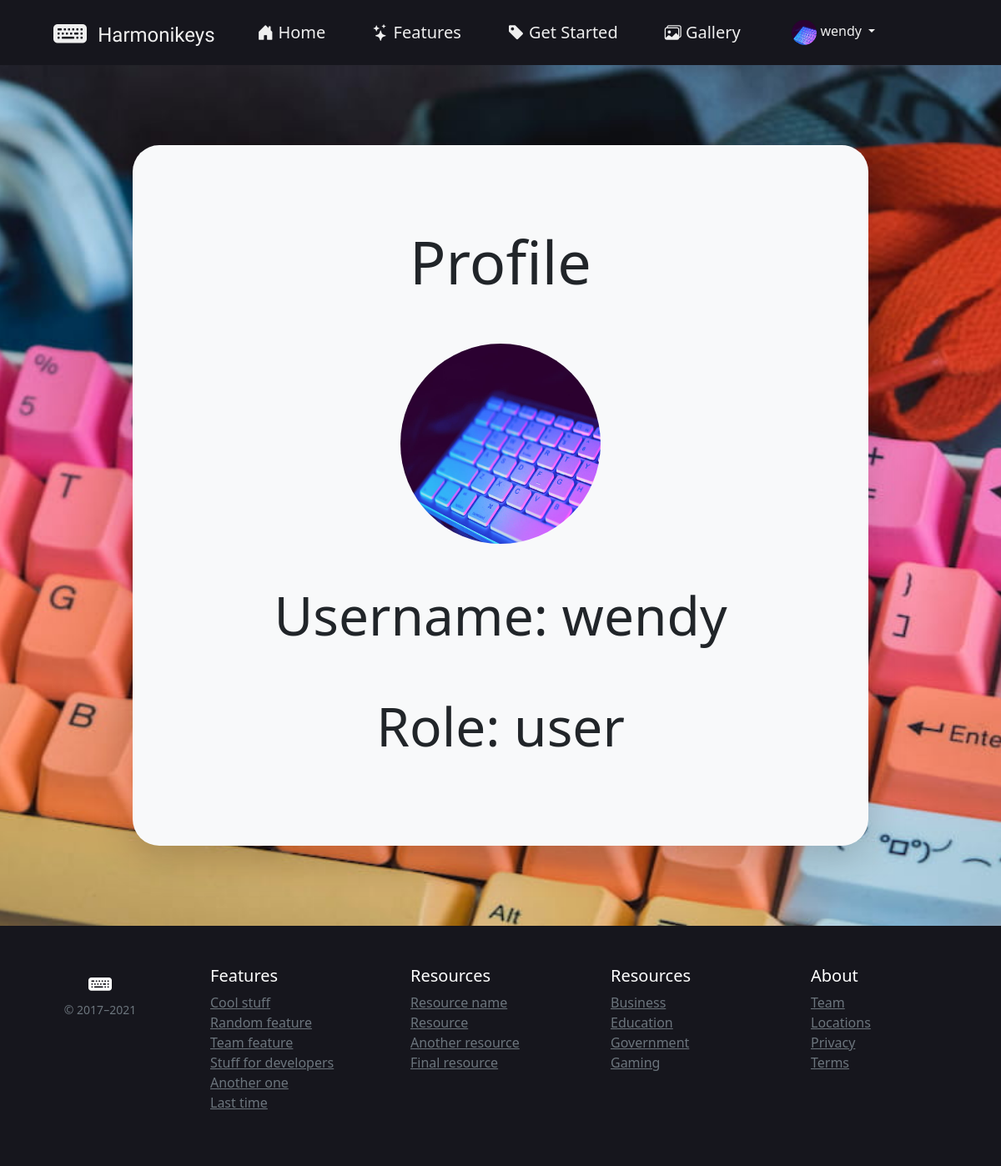
Screenshot of /pages/profile.php (signed in) with the database file from the repository.
### tables this page shows
CREATE TABLE `tb_users` (
  `id` int(11) NOT NULL,
  `username` varchar(100) NOT NULL,
  `userpass` varchar(255) NOT NULL,
  `userimg` varchar(100) DEFAULT 'default_user_img.png',
  `userrole` varchar(50) NOT NULL DEFAULT 'user'
);

### helpers/functions.php (called while the page is built, shortened)
<?php
$conn = new mysqli("localhost", "root", "", "db_finalproject");
function query($query) {
  global $conn;
  $result = $conn->query($query);
  $rows = [];
  while ($row = mysqli_fetch_assoc($result)){
    $rows[] = $row;
  }
  return $rows;
}
?>

### pages/profile.php (the view, shortened to what this page needs)
<?php
require "../helpers/functions.php";
if (isset($_SESSION["username"])) {
  $ses_username = $_SESSION["username"];
  $ses_data = query("SELECT * FROM tb_users WHERE username = '$ses_username'")[0];
}
?>
<!doctype html>
<html lang="en">
<head>
  <link href="https://cdn.jsdelivr.net/npm/bootstrap@5.0.1/dist/css/bootstrap.min.css" rel="stylesheet"
>
  <link rel="stylesheet" href="https://cdn.jsdelivr.net/npm/bootstrap-icons@1.5.0/font/bootstrap-icons.css">
  <link rel="stylesheet" href="style.css">
</head>
<body class="min-vh-100">
  <header class="site-header sticky-top px-5" style="background-color: #16161d;">
    <div class="navbar navbar-expand-lg p-1">
      <div class="container d-flex flex-column flex-md-row">
        <div class="row w-100">
          <a href="index.php" class="navbar-brand d-none d-lg-inline-block col-2">
            <i class="bi bi-keyboard-fill fs-1 d-inline-block"></i>
            <span class="d-inline-block fs-4 p-0 ps-2 position-relative"
              style="top: -4px;  font-family: 'Yellowtail', cursive;">Harmonikeys</span>
          </a>
          <nav class="collapse navbar-collapse justify-content-lg-center col-7 ps-3" id="navbar">
            <ul class="navbar-nav mb-2 mb-sm-0 text-center" id="menu">
              <li class="nav-item me-lg-4">
                <a class="nav-link fs-5" aria-current="page" href="index.php#home">
                  <i class="bi bi-house-door-fill"></i>
                  <span>Home</span>
                </a>
              </li>
              <li class="nav-item me-lg-4">
                <a class="nav-link fs-5" href="index.php#features">
                  <i class="bi bi-stars"></i>
                  <span>Features</span>
                </a>
              </li>
              <li class="nav-item me-lg-4">
                <a class="nav-link fs-5" href="index.php#getstarted">
                  <i class="bi bi-tag-fill"></i>
                  <span>Get Started</span>
                </a>
              </li>
              <li class="nav-item">
                <a class="nav-link fs-5" href="index.php#gallery">
                  <i class="bi bi-images"></i>
                  <span>Gallery</span>
                </a>
              </li>
            </ul>
          </nav>
          <div class="dropdown d-none d-lg-inline-block col-2 mt-3 p-1">
            <?php if( !(isset($_SESSION["login"])) ) : ?>
            <div class="nav-item">
              <a href="login.php" class="text-decoration-none fs-5">Login</a>
            </div>
            <?php else : ?>
            <div class="d-none d-lg-block nav-item dropdown">
              <a class="dropdown-toggle text-decoration-none" href="#" id="dropdown2" data-bs-toggle="dropdown"
                aria-expanded="false">
                <img src="../img/<?= $ses_data['userimg'] ?>" class="rounded-pill" width="30" height="30"
                  alt="User Profile Image">
                <span><?= $ses_data['username'] ?></span>
              </a>
            </div>
            <?php endif; ?>
          </div>
        </div>
      </div>
    </div>
  </header>
  <main class="min-vh-100 container d-flex justify-content-center align-items-center my-5">
    <div class="row w-75 d-flex flex-column align-items-center text-center shadow-lg bg-light py-5 px-5 m-5"
      style="border-radius: 2rem;">
      <div class="mt-5 mb-5">
        <h1 class="display-2">Profile</h1>
      </div>
      <div class="mb-5 d-flex align-items-center justify-content-center">
        <img src="../img/<?= $ses_data["userimg"] ?>" class="rounded-circle" style="height: 15rem; width: 15rem;">
      </div>
      <div class="mb-5">
        <h2 class="display-3">Username: <?= $ses_data["username"] ?></h2>
      </div>
      <div class="mb-5">
        <h2 class="display-3">Role: <?= $ses_data["userrole"] ?></h2>
      </div>
    </div>
  </main>
  <footer class="container-fluid py-5 text-white" style="background-color: #16161d;">
    <div class="row">
      <div class="col-12 col-md text-center">
        <i class="bi bi-keyboard-fill fs-3"></i>
        <small class="d-block mb-3 text-muted">&copy; 2017–2021</small>
      </div>
      <div class="col-6 col-md">
        <h5>Features</h5>
        <ul class="list-unstyled text-small">
          <li><a class="link-secondary" href="#">Cool stuff</a></li>
          <li><a class="link-secondary" href="#">Random feature</a></li>
          <li><a class="link-secondary" href="#">Team feature</a></li>
          <li><a class="link-secondary" href="#">Stuff for developers</a></li>
          <li><a class="link-secondary" href="#">Another one</a></li>
          <li><a class="link-secondary" href="#">Last time</a></li>
        </ul>
      </div>
      <div class="col-6 col-md">
        <h5>Resources</h5>
        <ul class="list-unstyled text-small">
          <li><a class="link-secondary" href="#">Resource name</a></li>
          <li><a class="link-secondary" href="#">Resource</a></li>
          <li><a class="link-secondary" href="#">Another resource</a></li>
          <li><a class="link-secondary" href="#">Final resource</a></li>
        </ul>
      </div>
      <div class="col-6 col-md">
        <h5>Resources</h5>
        <ul class="list-unstyled text-small">
          <li><a class="link-secondary" href="#">Business</a></li>
          <li><a class="link-secondary" href="#">Education</a></li>
          <li><a class="link-secondary" href="#">Government</a></li>
          <li><a class="link-secondary" href="#">Gaming</a></li>
        </ul>
      </div>
      <div class="col-6 col-md">
        <h5>About</h5>
        <ul class="list-unstyled text-small">
          <li><a class="link-secondary" href="#">Team</a></li>
          <li><a class="link-secondary" href="#">Locations</a></li>
          <li><a class="link-secondary" href="#">Privacy</a></li>
          <li><a class="link-secondary" href="#">Terms</a></li>
        </ul>
      </div>
    </div>
  </footer>
</body>
</html>

### pages/style.css (style rules this page uses)
body { scroll-behavior: smooth; }
.container { max-width: 1280px; }
.site-header a { color: #efefef; transition: color .15s ease-in-out; }
ul#menu { list-style: none; }
ul#menu li { display: inline-block; padding: .3em .5em; position: relative; overflow: hidden; }
ul#menu li a { text-decoration: none; }
@media only screen and (min-width: 991px) { ul#menu li::before { position: absolute; display: block; content: ''; bottom: 0; left: -100%; width: 100%; height: 5px; transition: 0.4s; background-color: #fff; } }
body, html { height: 100%; overflow-x: hidden; }

### pages/profile.php (style rules this page uses)
body { background-image: url("../img/keyboard3.jpg"); background-attachment: fixed; background-position: center; background-repeat: no-repeat; background-size: cover; scroll-behavior: smooth; }

### rows the page displays
tb_users: userimg (picture), username "wendy", userrole "user"
